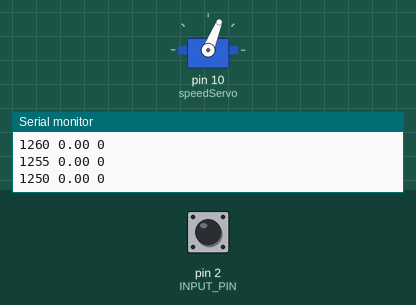
A sketch run on a simulated Arduino Uno, built with avr-gcc and run on an emulated ATmega328P. On the bench: servo, the last lines printed to the serial monitor. The test bench sets the inputs (shaded band); at power-on: pin 2 (INPUT_PIN) HIGH.

Above: at 7.07 s.
At 8.47 s:
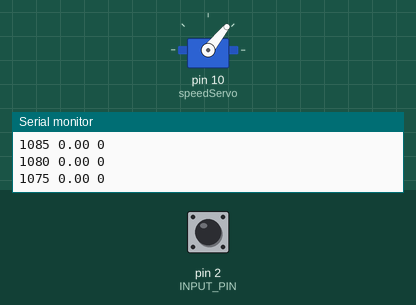
At 9.1 s:
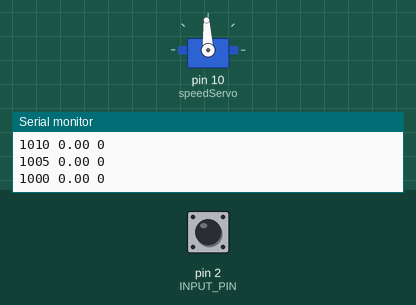
At 17.33 s:
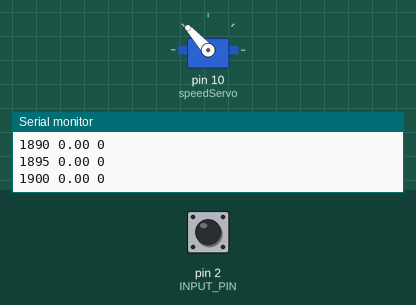
Timing chart, 0 to 19.6 s (numbered marks = the images above):
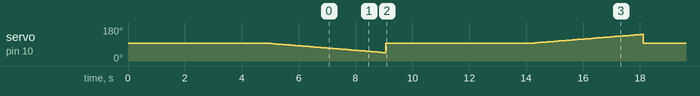

The sketch:

speed_sensor.ino
```cpp
#include <Servo.h>

#define SPEED_COMMAND_TRIM        (0)
#define SPEED_COMMAND_BACKWARD    (2000 + SPEED_COMMAND_TRIM)
#define SPEED_COMMAND_NEUTRAL     (1500 + SPEED_COMMAND_TRIM)
#define SPEED_COMMAND_FORWARD     (1000 + SPEED_COMMAND_TRIM)

// Displacement per shaft revolution
#define ROBOT_SHAFT_DPR (0.095f)
// Sensor pulse per shaft revolution
#define ROBOT_SHAFT_PPR (8)

#define INPUT_PIN (2)

long pulse;
boolean isFallingEdge;
long previousPulse;
long previousTime;
long previousMeasurementTime;
long currentTime;
int frameCounter;
long deltaTime;
float speedMeasured;
int speedCommand;
boolean shouldWait;

enum State {
  FORWARD,
  BACKWARD,
  DONE
}state;

Servo speedServo;

void setup()
{
  Serial.begin(9600);
  pinMode(INPUT_PIN, INPUT);
  speedServo.attach(10);
  speedCommand = SPEED_COMMAND_NEUTRAL;
  speedServo.writeMicroseconds(speedCommand);
  delay(5000); // Send neutral for 5 sec.

  pulse = 0;
  previousPulse = 0;
  previousTime = micros();
  previousMeasurementTime = currentTime = previousTime;
  deltaTime = 0;
  frameCounter = 0;
  speedMeasured = 0.0f;
  state = FORWARD;
  shouldWait = false;
  isFallingEdge = false;
}


void loop()
{
    currentTime = micros();
    deltaTime = currentTime - previousTime;
    countPulses();
    if (deltaTime >= 1000) {
        ++frameCounter;
        // 1000 Hz Task
        if (frameCounter % 40 == 0 && state != DONE) {
            // 25 Hz Task
            previousPulse = pulse;
            Serial.print(speedCommand);
            Serial.print(" ");
            speedMeasured = readSpeed();
            Serial.print(speedMeasured);
            Serial.print(" ");
            Serial.println(previousPulse);
            if (speedCommand > SPEED_COMMAND_FORWARD && state == FORWARD) {
              speedCommand -= 5;
            } else if (speedCommand == SPEED_COMMAND_FORWARD && state == FORWARD) {
              speedCommand = SPEED_COMMAND_NEUTRAL;
              state = BACKWARD;
              shouldWait = true;
            } else if (speedCommand < SPEED_COMMAND_BACKWARD && state == BACKWARD) {
              speedCommand += 5;
            } else if (speedCommand == SPEED_COMMAND_BACKWARD && state == BACKWARD) {
              speedCommand = SPEED_COMMAND_NEUTRAL;
              state = DONE;
            }
            speedServo.writeMicroseconds(speedCommand);
            if (shouldWait) {
              // Wait for zero forward speed for backward speed measurement
              delay(5000);
              shouldWait = false;
            }
        }
        previousTime = currentTime;
    }
    if (frameCounter >= 1000) {
        frameCounter = 0;
    }
}

void countPulses()
{
   if (digitalRead(INPUT_PIN) == 0) {
     if (!isFallingEdge) {
       if (state == FORWARD) ++pulse;
        else if (state == BACKWARD) --pulse;
     }
     isFallingEdge = true;
   } else {
     isFallingEdge = false;
   }
}

float readSpeed()
{
    float rotation = pulse / (float)ROBOT_SHAFT_PPR;
    float dt = (currentTime - previousMeasurementTime) / 1000000.0f;
    previousMeasurementTime = currentTime;
    pulse = 0;
    return rotation * ROBOT_SHAFT_DPR / dt;
}
```
